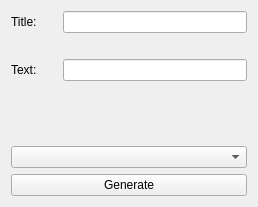
<?xml version="1.0" encoding="UTF-8"?>
<ui version="4.0">
 <class>QMessageBoxTestClass</class>
 <widget class="QWidget" name="QMessageBoxTestClass">
  <property name="geometry">
   <rect>
    <x>0</x>
    <y>0</y>
    <width>258</width>
    <height>207</height>
   </rect>
  </property>
  <property name="windowTitle">
   <string>QMessageBoxTest</string>
  </property>
  <layout class="QVBoxLayout" name="verticalLayout_2">
   <item>
    <layout class="QVBoxLayout" name="verticalLayout">
     <property name="spacing">
      <number>26</number>
     </property>
     <item>
      <layout class="QFormLayout" name="formLayout">
       <property name="labelAlignment">
        <set>Qt::AlignLeading|Qt::AlignLeft|Qt::AlignVCenter</set>
       </property>
       <item row="0" column="0">
        <widget class="QLabel" name="label">
         <property name="text">
          <string>Title:</string>
         </property>
        </widget>
       </item>
       <item row="0" column="1">
        <widget class="QLineEdit" name="lineEdit_title"/>
       </item>
       <item row="1" column="0">
        <widget class="QLabel" name="label_2">
         <property name="text">
          <string>Text:</string>
         </property>
        </widget>
       </item>
       <item row="1" column="1">
        <widget class="QLineEdit" name="lineEdit_text"/>
       </item>
      </layout>
     </item>
     <item>
      <widget class="QComboBox" name="comboBox"/>
     </item>
    </layout>
   </item>
   <item>
    <widget class="QPushButton" name="btn_generate">
     <property name="acceptDrops">
      <bool>false</bool>
     </property>
     <property name="text">
      <string>Generate</string>
     </property>
    </widget>
   </item>
  </layout>
 </widget>
 <resources/>
 <connections/>
</ui>
